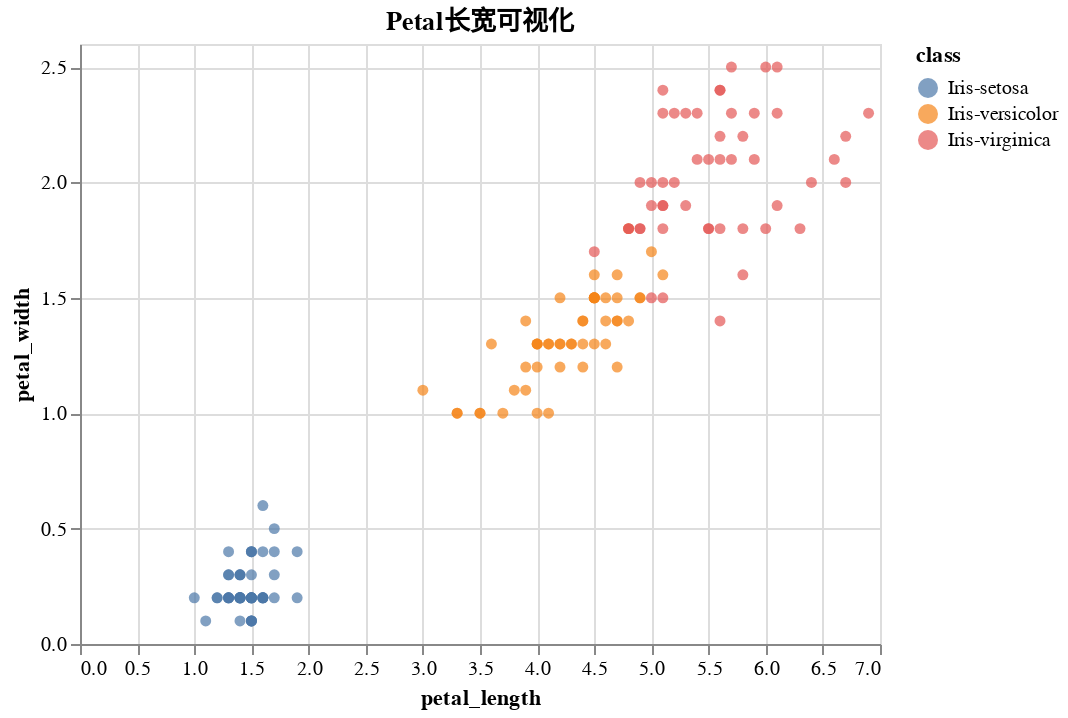

Notebook cell for this chart:
### Code cell
# Plot the scatter plot using petal_length and petal_width as x and y axis
alt.Chart(df).mark_circle().encode(
    x="petal_length",
    y="petal_width",
    color="class",
).interactive().properties(title="Petal长宽可视化")

### Figure 1 — Vega-Lite specification as saved in the notebook (floating-point values rounded to 4 significant figures; data arrays with more than 128 entries replaced by an {"elided": "..."} marker saying what was removed)
{"config": {"view": {"continuousWidth": 400, "continuousHeight": 300}}, "data": {"name": "data-19a1d314375d7ddf25b5b844978600af"}, "mark": "circle", "encoding": {"color": {"type": "nominal", "field": "class"}, "x": {"type": "quantitative", "field": "petal_length"}, "y": {"type": "quantitative", "field": "petal_width"}}, "selection": {"selector039": {"type": "interval", "bind": "scales", "encodings": ["x", "y"]}}, "title": "Petal长宽可视化", "$schema": "https://vega.github.io/schema/vega-lite/v4.8.1.json", "datasets": {"data-19a1d314375d7ddf25b5b844978600af": {"elided": "150 records"}}}
